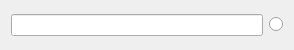
<?xml version="1.0" encoding="UTF-8"?>
<ui version="4.0">
 <class>Form</class>
 <widget class="QWidget" name="Form">
  <property name="geometry">
   <rect>
    <x>0</x>
    <y>0</y>
    <width>294</width>
    <height>50</height>
   </rect>
  </property>
  <property name="sizePolicy">
   <sizepolicy hsizetype="Preferred" vsizetype="Fixed">
    <horstretch>0</horstretch>
    <verstretch>0</verstretch>
   </sizepolicy>
  </property>
  <property name="windowTitle">
   <string>Form</string>
  </property>
  <layout class="QHBoxLayout" name="horizontalLayout_2">
   <item>
    <widget class="QLineEdit" name="lineEdit"/>
   </item>
   <item>
    <widget class="NodeWidget" name="outputRadioButton">
     <property name="sizePolicy">
      <sizepolicy hsizetype="Fixed" vsizetype="Fixed">
       <horstretch>0</horstretch>
       <verstretch>0</verstretch>
      </sizepolicy>
     </property>
     <property name="text">
      <string/>
     </property>
     <property name="checkable">
      <bool>true</bool>
     </property>
     <property name="autoExclusive">
      <bool>false</bool>
     </property>
    </widget>
   </item>
   <item>
    <layout class="QHBoxLayout" name="horizontalLayout"/>
   </item>
  </layout>
 </widget>
 <customwidgets>
  <customwidget>
   <class>NodeWidget</class>
   <extends>QRadioButton</extends>
   <header>main</header>
  </customwidget>
 </customwidgets>
 <resources/>
 <connections/>
</ui>
